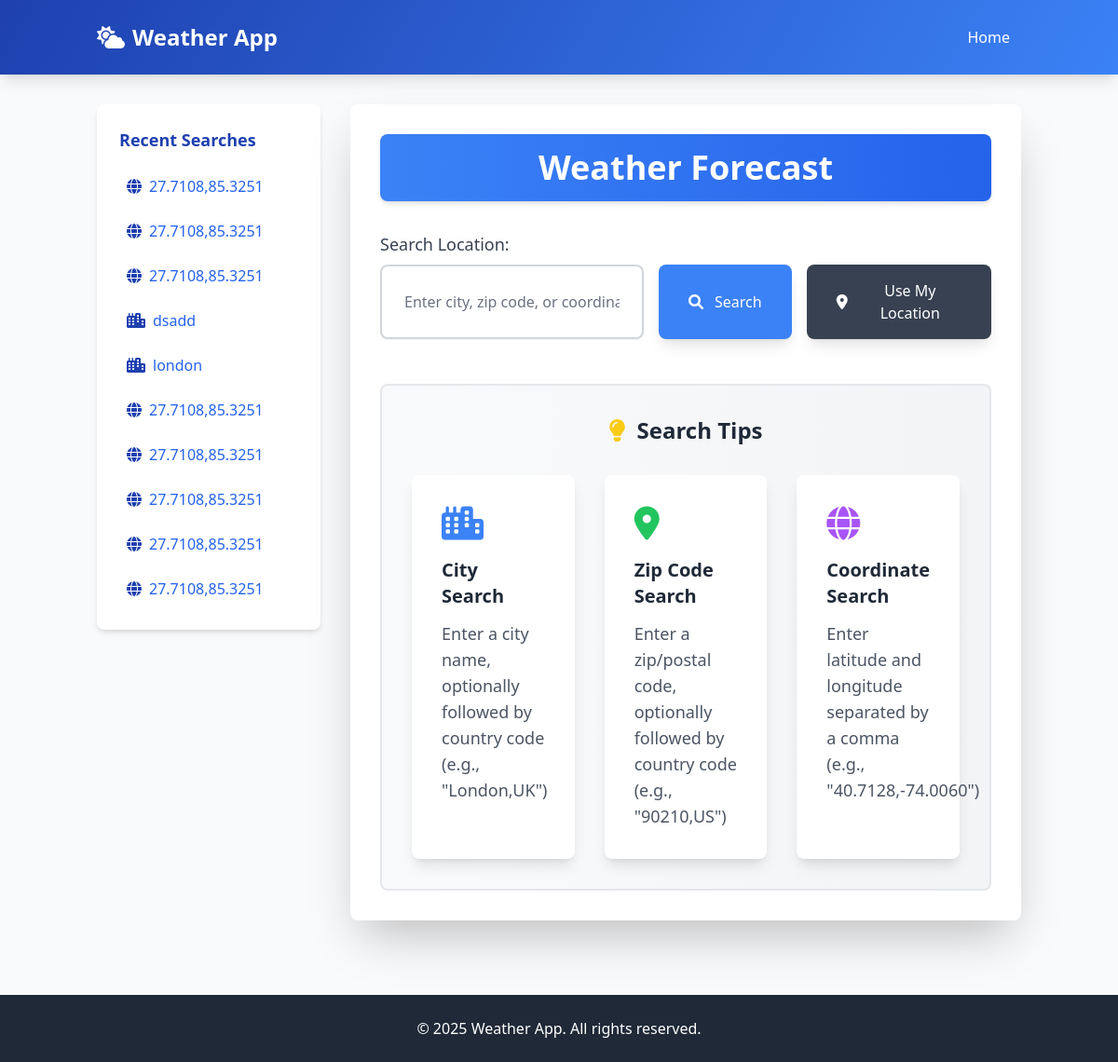
Before: / with the older database file.
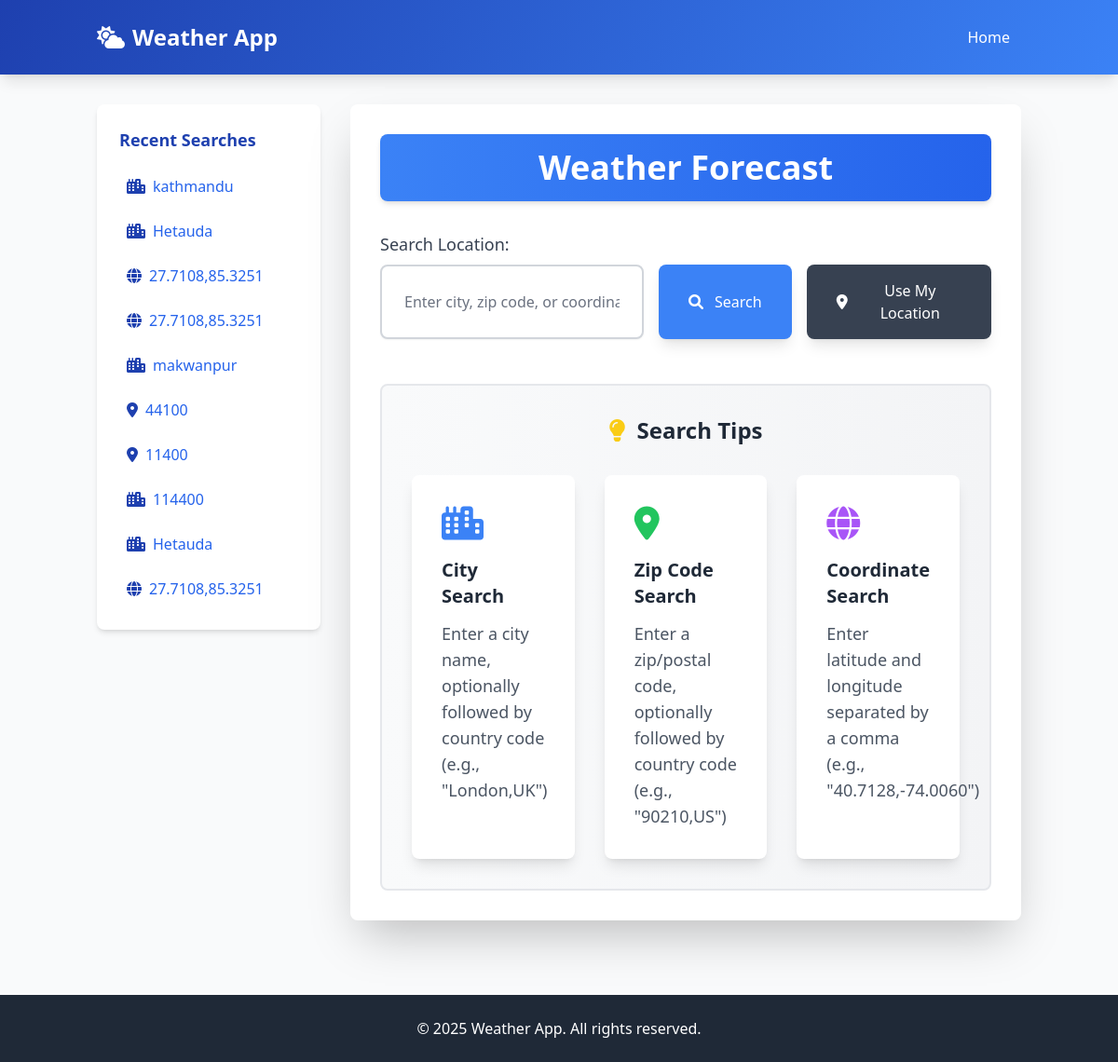
After: the same page with the newer database file.
### weather_app/models.py (models this page shows, shortened)
class SearchHistory(models.Model):
    query = models.CharField(max_length=100)
    search_type = models.CharField(max_length=20)  # city, zip, coords
    timestamp = models.DateTimeField(auto_now_add=True)
    class Meta:
        ordering = ['-timestamp']

### weather_app/views.py (the view)
# urls.py: path('', views.index, name='index'),
def index(request):
    search_history = SearchHistory.objects.all()[:10]
    context = {
        'search_history': search_history,
    }
    return render(request, 'weather_app/index.html', context)

### weather_app/templates/weather_app/index.html (shortened to what the changed rows need)
{% extends 'layout.html' %}
{% load static %}
{% block content %}
<div class="bg-white p-8 rounded-lg shadow-2xl transform transition-all duration-500 hover:scale-105 animate__animated animate__fadeIn">
    <h1 class="text-4xl font-bold mb-8 text-gray-800 bg-gradient-to-r from-blue-500 to-blue-600 p-4 rounded-lg shadow-md text-white text-center">
        Weather Forecast
    </h1>
    <div class="mt-12 p-8 bg-gradient-to-r from-gray-50 to-gray-100 rounded-lg border-2 border-gray-200 animate__animated animate__fadeIn animate__delay-3s">
        <h2 class="text-2xl font-semibold text-gray-800 mb-8 flex items-center justify-center">
            <i class="fas fa-lightbulb text-yellow-400 mr-3 animate__animated animate__pulse animate__infinite animate__slow"></i>
            Search Tips
        </h2>
    </div>
</div>
{% endblock %}

### templates/layout.html (shortened to what this page needs)
{% load static %}
{% load tailwind_tags %}
<!DOCTYPE html>
<html lang="en">
<head>
    {% tailwind_css %}
    <link rel="stylesheet" href="https://cdnjs.cloudflare.com/ajax/libs/font-awesome/6.0.0-beta3/css/all.min.css">
    <link rel="stylesheet" href="https://cdnjs.cloudflare.com/ajax/libs/animate.css/4.1.1/animate.min.css">
</head>
<body class="bg-gray-50 min-h-screen flex flex-col">
    <header class="weather-gradient text-white shadow-lg header-animation">
        <div class="container mx-auto px-4 py-6">
            <div class="flex justify-between items-center">
                <a href="{% url 'index' %}" class="text-2xl font-bold flex items-center scale-hover">
                    <i class="fas fa-cloud-sun mr-2 animate__animated animate__pulse animate__infinite animate__slower"></i>
                    Weather App
                </a>
                <nav>
                    <ul class="flex space-x-4">
                        <li><a href="{% url 'index' %}" class="hover:text-gray-200 transition-colors duration-300 py-2 px-3 rounded-lg hover:bg-blue-700">Home</a></li>
                    </ul>
                </nav>
            </div>
        </div>
    </header>
    <main class="container mx-auto px-4 py-8 flex-grow content-animation">
        <div class="flex flex-col md:flex-row gap-8">
            <div class="w-full md:w-1/4">
                <div class="bg-white p-6 rounded-lg shadow-md transition-all duration-300 hover:shadow-lg">
                    <h2 class="text-lg font-semibold mb-4 text-weather-primary">Recent Searches</h2>
                    {% if search_history %}
                    <ul class="space-y-2">
                        {% for search in search_history %}
                        <li class="card-hover">
                            <a href="{% url 'weather_results' search.search_type search.query %}" class="text-blue-600 hover:text-blue-800 flex items-center p-2 rounded-md hover:bg-blue-50 transition-colors duration-300">
                                {% if search.search_type == 'city' %}
                                <i class="fas fa-city mr-2 text-weather-primary"></i>
                                {% elif search.search_type == 'zip' %}
                                <i class="fas fa-map-marker-alt mr-2 text-weather-primary"></i>
                                {% else %}
                                <i class="fas fa-globe mr-2 text-weather-primary"></i>
                                {% endif %}
                                {{ search.query }}
                            </a>
                        </li>
                        {% endfor %}
                    </ul>
                    {% else %}
                    <p class="text-gray-500">No recent searches</p>
                    {% endif %}
                </div>
            </div>
            <div class="w-full md:w-3/4">
                {% block content %}{% endblock %}
            </div>
        </div>
    </main>
    <footer class="bg-gray-800 text-white py-6 mt-12 footer-animation">
        <div class="container mx-auto px-4">
            <p class="text-center">&copy; {% now "Y" %} Weather App. All rights reserved.</p>
        </div>
    </footer>
</body>
</html>

Changed rows visible on the page:
removed SearchHistory: search_type "city" (drawn), query "dsadd"
removed SearchHistory: search_type "city" (drawn), query "london"
removed SearchHistory: search_type "coords" (drawn), query "27.7108,85.3251"
removed SearchHistory: search_type "coords" (drawn), query "27.7108,85.3251"
removed SearchHistory: search_type "coords" (drawn), query "27.7108,85.3251"
removed SearchHistory: search_type "coords" (drawn), query "27.7108,85.3251"
removed SearchHistory: search_type "coords" (drawn), query "27.7108,85.3251"
now on this page (row edited): SearchHistory: search_type "city" (drawn), query "kathmandu"
now on this page (row edited): SearchHistory: search_type "city" (drawn), query "Hetauda"
now on this page (row edited): SearchHistory: search_type "city" (drawn), query "makwanpur"
now on this page (row edited): SearchHistory: search_type "zip" (drawn), query "44100"
now on this page (row edited): SearchHistory: search_type "zip" (drawn), query "11400"
now on this page (row edited): SearchHistory: search_type "city" (drawn), query "114400"
now on this page (row edited): SearchHistory: search_type "city" (drawn), query "Hetauda"
